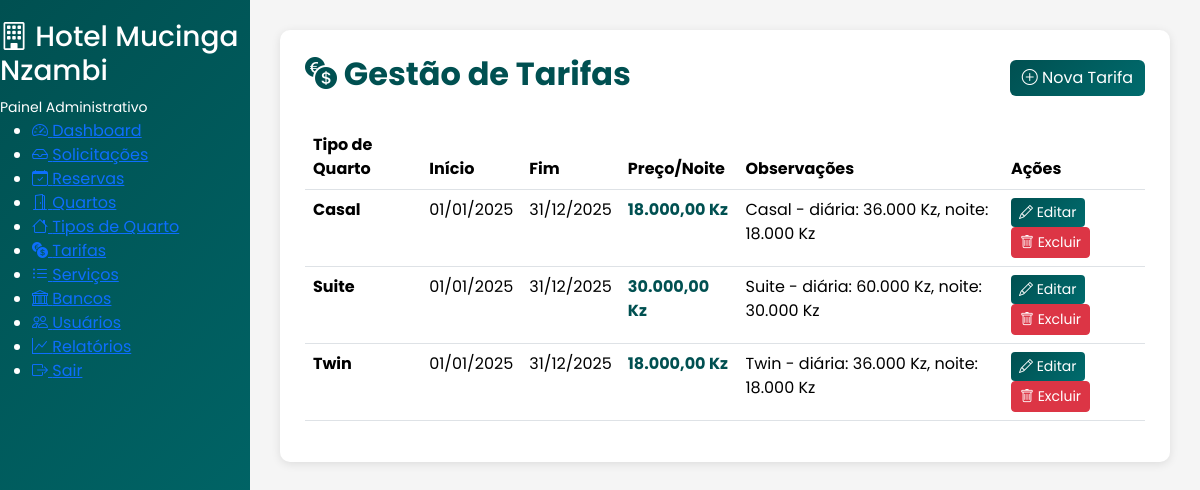
The app's page /admin/tarifas.php (signed in) with its own data.
### tables this page shows
CREATE TABLE tarifas (
    id INT AUTO_INCREMENT PRIMARY KEY,
    tipo_quarto_id INT NOT NULL,
    inicio DATE NOT NULL,
    fim DATE NOT NULL,
    preco_diaria DECIMAL(10,2) NOT NULL,   
    preco_noite DECIMAL(10,2) NOT NULL,    
    preco_hora DECIMAL(10,2) DEFAULT 0,    
    observacao TEXT,
    criado_em TIMESTAMP DEFAULT CURRENT_TIMESTAMP,
    atualizado_em TIMESTAMP DEFAULT CURRENT_TIMESTAMP ON UPDATE CURRENT_TIMESTAMP,
    FOREIGN KEY (tipo_quarto_id) REFERENCES tipos_quarto(id) ON DELETE RESTRICT,
    INDEX idx_tipo_quarto (tipo_quarto_id),
    INDEX idx_periodo (inicio, fim)
);

CREATE TABLE tipos_quarto (
    id INT AUTO_INCREMENT PRIMARY KEY,
    nome VARCHAR(255) NOT NULL,
    descricao TEXT,
    capacidade_adultos INT DEFAULT 2,
    capacidade_criancas INT DEFAULT 0,
    amenidades JSON,
    foto_capa VARCHAR(255),
    ativo TINYINT(1) DEFAULT 1,
    criado_em TIMESTAMP DEFAULT CURRENT_TIMESTAMP,
    atualizado_em TIMESTAMP DEFAULT CURRENT_TIMESTAMP ON UPDATE CURRENT_TIMESTAMP
);

### includes/helpers.php (called while the page is built, shortened)
<?php
function formatarMoeda($valor) {
    return number_format($valor, 2, ',', '.') . ' Kz';
}
function formatarData($data, $formato = 'd/m/Y') {
    return date($formato, strtotime($data));
}
?>

### admin/tarifas.php (the view, shortened to what this page needs)
<?php
require_once __DIR__ . '/../includes/helpers.php';
$db = getDB();
$stmt = $db->query("
    SELECT t.*, tq.nome as tipo_quarto_nome
    FROM tarifas t
    INNER JOIN tipos_quarto tq ON t.tipo_quarto_id = tq.id
    ORDER BY t.inicio DESC, tq.nome ASC
");
$tarifas = $stmt->fetchAll();
?>
<!DOCTYPE html>
<html lang="pt">
<head>
    <link rel="stylesheet" href="https://cdn.jsdelivr.net/npm/bootstrap-icons@1.11.0/font/bootstrap-icons.css">
    <link rel="stylesheet" href="../bootstrap/css/bootstrap.min.css">
</head>
<body>
    <?php include 'sidebar.php'; ?>
    <div class="main-content">
        <div class="content-card">
            <div class="d-flex justify-content-between align-items-center mb-4">
                <h2 style="color: #005051; font-weight: 700;">
                    <i class="bi bi-currency-exchange"></i> Gestão de Tarifas
                </h2>
                <button type="button" class="btn btn-primary" data-bs-toggle="modal" data-bs-target="#tarifaModal" onclick="resetForm()">
                    <i class="bi bi-plus-circle"></i> Nova Tarifa
                </button>
            </div>
            <div class="table-responsive">
                <table class="table table-hover">
                    <thead>
                        <tr>
                            <th>Tipo de Quarto</th>
                            <th>Início</th>
                            <th>Fim</th>
                            <th>Preço/Noite</th>
                            <th>Observações</th>
                            <th>Ações</th>
                        </tr>
                    </thead>
                    <tbody>
                        <?php foreach ($tarifas as $tarifa): ?>
                            <tr>
                                <td><strong><?= htmlspecialchars($tarifa['tipo_quarto_nome']) ?></strong></td>
                                <td><?= formatarData($tarifa['inicio']) ?></td>
                                <td><?= formatarData($tarifa['fim']) ?></td>
                                <td><strong style="color: #005051;"><?= formatarMoeda($tarifa['preco_noite']) ?></strong></td>
                                <td><?= htmlspecialchars(substr($tarifa['observacao'] ?? '', 0, 50)) ?><?= strlen($tarifa['observacao'] ?? '') > 50 ? '...' : '' ?></td>
                                <td>
                                    <button type="button" class="btn btn-sm btn-primary"
                                            onclick="editarTarifa(<?= $tarifa['id'] ?>)">
                                        <i class="bi bi-pencil"></i> Editar
                                    </button>
                                    <form method="POST" style="display: inline;" onsubmit="return confirm('Tem certeza que deseja excluir esta tarifa?');">
                                        <button type="submit" class="btn btn-sm btn-danger">
                                            <i class="bi bi-trash"></i> Excluir
                                        </button>
                                    </form>
                                </td>
                            </tr>
                        <?php endforeach; ?>
                    </tbody>
                </table>
            </div>
        </div>
    </div>
</body>
</html>

### admin/tarifas.php (style rules this page uses)
body { font-family: 'Poppins', sans-serif; background-color: #F5F5F5; }
.main-content { margin-left: 250px; padding: 30px; }
.content-card { background: #fff; border-radius: 10px; padding: 25px; box-shadow: 0 2px 10px rgba(0, 0, 0, 0.1); margin-bottom: 20px; }
.btn-primary { background: linear-gradient(135deg, #005051 0%, #006b6d 100%); border: none; }

### records on screen
tarifas: tipo_quarto.nome "Casal", inicio "01/01/2025", fim "31/12/2025", preco_noite "18.000,00 Kz", observacao "Casal - diária: 36.000 Kz, noite: 18.000 Kz"
tarifas: tipo_quarto.nome "Suite", inicio "01/01/2025", fim "31/12/2025", preco_noite "30.000,00 Kz", observacao "Suite - diária: 60.000 Kz, noite: 30.000 Kz"
tarifas: tipo_quarto.nome "Twin", inicio "01/01/2025", fim "31/12/2025", preco_noite "18.000,00 Kz", observacao "Twin - diária: 36.000 Kz, noite: 18.000 Kz"

### other values on screen
SYSTEM_NAME "Hotel Mucinga Nzambi"
